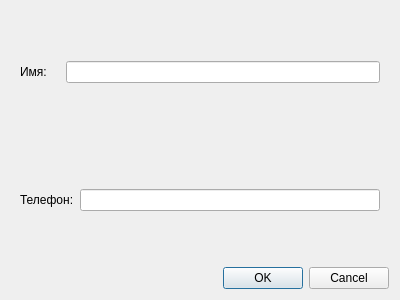
<?xml version="1.0" encoding="UTF-8"?>
<ui version="4.0">
 <class>Dialog</class>
 <widget class="QDialog" name="Dialog">
  <property name="geometry">
   <rect>
    <x>0</x>
    <y>0</y>
    <width>400</width>
    <height>300</height>
   </rect>
  </property>
  <property name="windowTitle">
   <string>Dialog</string>
  </property>
  <layout class="QVBoxLayout" name="verticalLayout">
   <item>
    <widget class="QWidget" name="widget" native="true">
     <layout class="QHBoxLayout" name="horizontalLayout_2">
      <item>
       <widget class="QLabel" name="label">
        <property name="text">
         <string>Имя:    </string>
        </property>
       </widget>
      </item>
      <item>
       <widget class="QLineEdit" name="fullNameEdit"/>
      </item>
     </layout>
    </widget>
   </item>
   <item>
    <widget class="QWidget" name="widget_2" native="true">
     <layout class="QHBoxLayout" name="horizontalLayout">
      <item>
       <widget class="QLabel" name="label_2">
        <property name="text">
         <string>Телефон:</string>
        </property>
       </widget>
      </item>
      <item>
       <widget class="QLineEdit" name="phoneEdit"/>
      </item>
     </layout>
    </widget>
   </item>
   <item>
    <widget class="QDialogButtonBox" name="buttonBox">
     <property name="orientation">
      <enum>Qt::Horizontal</enum>
     </property>
     <property name="standardButtons">
      <set>QDialogButtonBox::Cancel|QDialogButtonBox::Ok</set>
     </property>
    </widget>
   </item>
  </layout>
 </widget>
 <resources/>
 <connections>
  <connection>
   <sender>buttonBox</sender>
   <signal>accepted()</signal>
   <receiver>Dialog</receiver>
   <slot>accept()</slot>
   <hints>
    <hint type="sourcelabel">
     <x>248</x>
     <y>254</y>
    </hint>
    <hint type="destinationlabel">
     <x>157</x>
     <y>274</y>
    </hint>
   </hints>
  </connection>
  <connection>
   <sender>buttonBox</sender>
   <signal>rejected()</signal>
   <receiver>Dialog</receiver>
   <slot>reject()</slot>
   <hints>
    <hint type="sourcelabel">
     <x>316</x>
     <y>260</y>
    </hint>
    <hint type="destinationlabel">
     <x>286</x>
     <y>274</y>
    </hint>
   </hints>
  </connection>
 </connections>
</ui>
